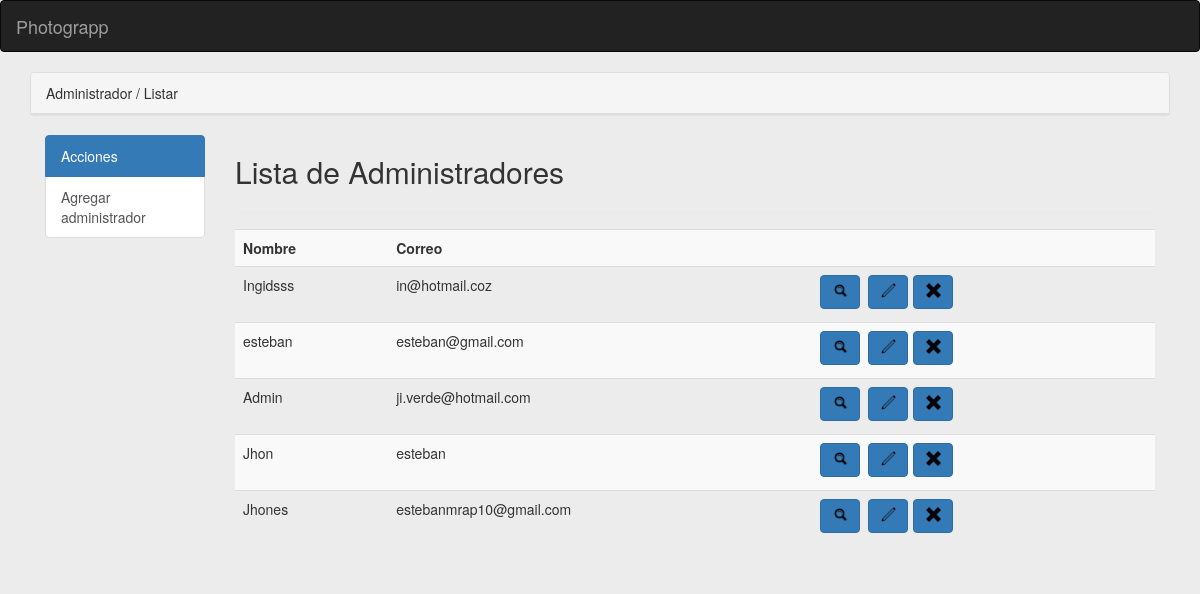
Screenshot of /index.php?controller=administrador&action=admin&error=0 (signed in) with the database file from the repository.
### tables this page shows
CREATE TABLE `administrador` (
  `id_administrador` int(11) NOT NULL,
  `nombre` varchar(30) DEFAULT NULL,
  `contrasenna` varchar(30) DEFAULT NULL,
  `correo` varchar(60) DEFAULT NULL,
  `fk_id_tipo_usuario` int(11) DEFAULT NULL
);

### core/ControladorBase.php (called while the page is built, shortened)
<?php
class ControladorBase {
    protected $layout='/cms_layout';
    public function __construct() {
        require_once 'Conectar.php';
        require_once 'EntidadBase.php';
    }
    public function view($vista, $datos = null) {
        require_once 'core/AyudaVistas.php';
        $helper = new AyudaVistas();
        require_once 'view/layouts'.$this->layout. '.php';
    }
}
?>

### controller/AdministradorController.php (called while the page is built, shortened)
<?php
class AdministradorController extends ControladorBase {
    public $adapter;
    public function __construct() {
        $this->conectar = new Conectar();
        $this->adapter = $this->conectar->conexion();
    }
    public function admin() {
        $administrador = new Administrador($this->adapter);
        $alladmin = $administrador->getAll();
        $this->view("Administrador/admin", array("alladmin" => $alladmin));
    }
    }

### index.php (called while the page is built, shortened)
<?php
require_once 'core/ControladorBase.php';
require_once 'core/ControladorFrontal.func.php';
if(isset($_GET["controller"])){
    $controllerObj=cargarControlador($_GET["controller"]);
}else{
    $controllerObj=cargarControlador(CONTROLADOR_DEFECTO);
}
lanzarAccion($controllerObj);
?>

### core/AyudaVistas.php (called while the page is built)
<?php
class AyudaVistas{
    public function url($controlador=CONTROLADOR_DEFECTO,$accion=ACCION_DEFECTO){
        $urlString="index.php?controller=".$controlador."&action=".$accion;
        return $urlString;
    }
}
?>

### core/Conectar.php (called while the page is built, shortened)
<?php
class Conectar{
    private $driver;
    private $host, $user, $pass, $database, $charset;
    public function __construct() {
        $db_cfg = require_once 'config/database.php';
        $this->driver=$db_cfg["driver"];
        $this->host=$db_cfg["host"];
        $this->user=$db_cfg["user"];
        $this->pass=$db_cfg["pass"];
        $this->database=$db_cfg["database"];
        $this->charset=$db_cfg["charset"];
    }
    public function conexion(){
        if($this->driver=="mysql" || $this->driver==null){
            $con=new mysqli($this->host, $this->user, $this->pass, $this->database);
            $con->query("SET NAMES '".$this->charset."'");
        }
        return $con;
    }
}
?>

### config/database.php (called while the page is built)
<?php
return array(
    "driver"    =>"mysql",
    "host"      =>"localhost",
    "user"      =>"root",
    "pass"      =>"",
    "database"  =>"photograppmysql",
    "charset"   =>"utf8"
);
?>

### model/Administrador.php (called while the page is built, shortened)
<?php
class Administrador extends EntidadBase {
    public function __construct($adapter) {
        $table = "administrador";
    }
}
?>

### core/EntidadBase.php (called while the page is built, shortened)
<?php
class EntidadBase {
    private $table;
    private $db;
    public function __construct($table, $adapter) {
        $this->table = (string) $table;
        $this->db = $adapter;
    }
    public function getAll() {
       $query = $this->db->query("SELECT * FROM $this->table");
       $resultSet = null;
        while ($row = $query->fetch_object()) {
            $resultSet[] = $row;
        }
        return $resultSet;
    }
}
?>

### view/Administrador/admin.php (the view, shortened to what this page needs)
<div class="containeradmin">
    <div class="panel panel-default">
        <div class="panel-heading">Administrador / Listar</div>
    </div>
    <div class="list-group">
        <div class="col-md-2">
            <a href="#" class="list-group-item active">Acciones </a>
            <a href="<?php echo $helper->url("administrador", "crearAdministrador"); ?>" class="list-group-item">Agregar administrador</a>
        </div>
    </div>
    <div class="col-md-10">
        <table class="table table-striped">
            <h2>Lista de Administradores</h2>
            <hr>
            <tr>
                <th>Nombre</th>
                <th>Correo</th>
                <th></th>
            </tr>
            <?php
            if (isset($alladmin)) {
                foreach ($alladmin as $admin) {
                    ?>
                    <td><?php echo $admin->nombre; ?></td>
                    <td><?php echo $admin->correo; ?></td>
                    <td><a href="<?php echo $helper->url("administrador", "visualizar"); ?>&id_administrador=<?php echo $admin->id_administrador; ?>" class="btn btn-primary"><input type=image src="images/lupa.png" width="15px" height="15px"></a>
                        <a href="<?php echo $helper->url("administrador", "modificarAdministrador"); ?>&id_administrador=<?php echo $admin->id_administrador; ?>" class="btn btn-primary"><input type=image src="images/lapiz.png" width="15px" height="15px"</a>
                        <a href="#" id="iditem-<?php echo $admin->id_administrador; ?>" class="btn btn-primary btnEliminarItem" data-toggle="modal" data-target="#myModal">
                            <input type=image src="images/x.png" width="15px" height="15px"
                        </a>
                    </td>
                    <?php
                }
            } else {
                ?>
                <tr><td colspan="3">No hay registros</td></tr>
                <?php
            }
            ?>
    </div>
</div>

### core/ControladorFrontal.func.php (shortened to what this page needs)
<?php
function cargarAccion($controllerObj,$action){
    $accion=$action;
    if(method_exists($controllerObj, $action)) {
          $controllerObj->$accion();
    } else {
        require_once 'controller/LoginController.php';
        $loginController = new LoginController();
        $loginController->error(2);
    }
}
function lanzarAccion($controllerObj){
    if(isset($_GET["action"]) && method_exists($controllerObj, $_GET["action"])){
        cargarAccion($controllerObj, $_GET["action"]);
    }else{
        cargarAccion($controllerObj, ACCION_DEFECTO.'&msg=2');
    }
}
?>

### view/layouts/cms_layout.php (shortened to what this page needs)
<!DOCTYPE html>
<html>
    <head>
        <link type="text/css" rel="stylesheet" href="css/style.css">
        <link type="text/css" rel="stylesheet" href="css/bootstrap.css">
        <link rel="stylesheet" href="css/jquery-ui.css"/>
        <link href="css/fileinput.css" media="all" rel="stylesheet" type="text/css">
        <link rel="stylesheet" href="css/template.css" type="text/css"/>
        <link rel="stylesheet" href="css/validationEngine.jquery.css" type="text/css"/>
    </head>
    <body>
        <nav role="navigation" class="navbar navbar-inverse">
            <div class="navbar-header">
                <a href="#" class="navbar-brand">Photograpp</a>
            </div>
            <div id="navbarCollapse" class="collapse navbar-collapse">
            </div>
        </nav>
    </body>
</html>
<div class="container">
    <?php require_once 'view/' . $vista . '.php'; ?>
</div>
</body>
</html>

### css/style.css (style rules this page uses)
.containeradmin .btn-primary { width: 40px; margin-right: 5px; margin-bottom: 5px; }

### css/template.css (style rules this page uses)
body { background: #ececec; }

### rows the page displays
administrador: nombre "Ingidsss", correo "in@hotmail.coz"
administrador: nombre "esteban", correo "esteban@gmail.com"
administrador: nombre "Admin", correo "ji.verde@hotmail.com"
administrador: nombre "Jhon", correo "esteban"
administrador: nombre "Jhones", correo "estebanmrap10@gmail.com"
